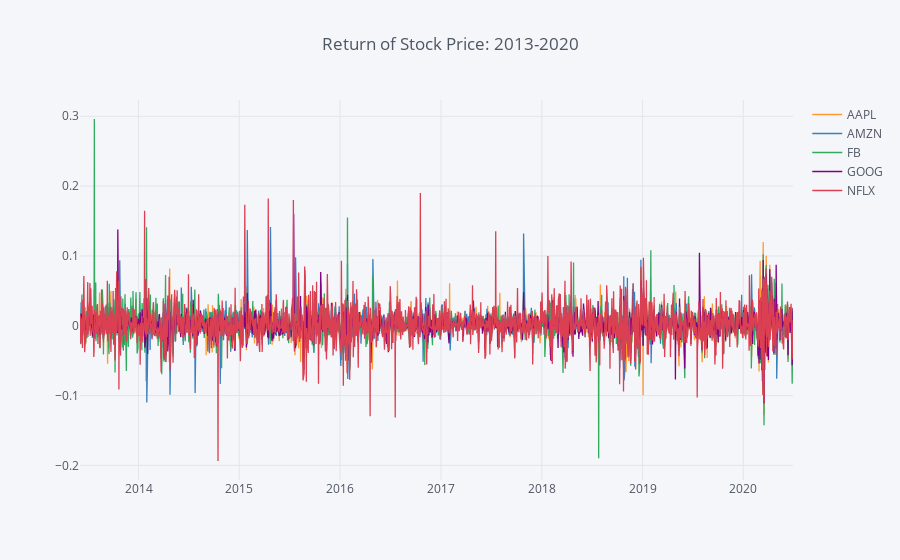

Notebook code for this chart:
### Code cell
#plot the return of stock price of the faang_stocks from 2013-2020
r.iplot(kind='line', title='Return of Stock Price: 2013-2020')

### Figure 1 — Plotly figure (JSON) as saved in the notebook; plotly's stock layout.template omitted (floating-point values rounded to 4 significant figures; data arrays with more than 128 entries replaced by an {"elided": "..."} marker saying what was removed)
{"data": [{"line": {"color": "rgba(255, 153, 51, 1.0)", "dash": "solid", "shape": "linear", "width": 1.3}, "mode": "lines", "name": "AAPL", "text": "", "type": "scatter", "uid": "10237f18-bef9-401e-8634-fafcdc1a083e", "x": {"elided": "1782 str values"}, "y": {"elided": "1782 float values"}}, {"line": {"color": "rgba(55, 128, 191, 1.0)", "dash": "solid", "shape": "linear", "width": 1.3}, "mode": "lines", "name": "AMZN", "text": "", "type": "scatter", "uid": "80492131-f8e7-432b-bc4a-086ec7f08afd", "x": {"elided": "1782 str values"}, "y": {"elided": "1782 float values"}}, {"line": {"color": "rgba(50, 171, 96, 1.0)", "dash": "solid", "shape": "linear", "width": 1.3}, "mode": "lines", "name": "FB", "text": "", "type": "scatter", "uid": "70c1be23-f7a3-4866-9dc9-7300c3a93efa", "x": {"elided": "1782 str values"}, "y": {"elided": "1782 float values"}}, {"line": {"color": "rgba(128, 0, 128, 1.0)", "dash": "solid", "shape": "linear", "width": 1.3}, "mode": "lines", "name": "GOOG", "text": "", "type": "scatter", "uid": "fc30cda0-7f03-440c-bd5f-987c1a6e8967", "x": {"elided": "1782 str values"}, "y": {"elided": "1782 float values"}}, {"line": {"color": "rgba(219, 64, 82, 1.0)", "dash": "solid", "shape": "linear", "width": 1.3}, "mode": "lines", "name": "NFLX", "text": "", "type": "scatter", "uid": "c286b109-33b3-4f45-aefe-c98200dc8553", "x": {"elided": "1782 str values"}, "y": {"elided": "1782 float values"}}], "layout": {"legend": {"bgcolor": "#F5F6F9", "font": {"color": "#4D5663"}}, "paper_bgcolor": "#F5F6F9", "plot_bgcolor": "#F5F6F9", "title": {"font": {"color": "#4D5663"}, "text": "Return of Stock Price: 2013-2020"}, "xaxis": {"gridcolor": "#E1E5ED", "showgrid": true, "tickfont": {"color": "#4D5663"}, "title": {"font": {"color": "#4D5663"}, "text": ""}, "zerolinecolor": "#E1E5ED"}, "yaxis": {"gridcolor": "#E1E5ED", "showgrid": true, "tickfont": {"color": "#4D5663"}, "title": {"font": {"color": "#4D5663"}, "text": ""}, "zerolinecolor": "#E1E5ED"}}}
